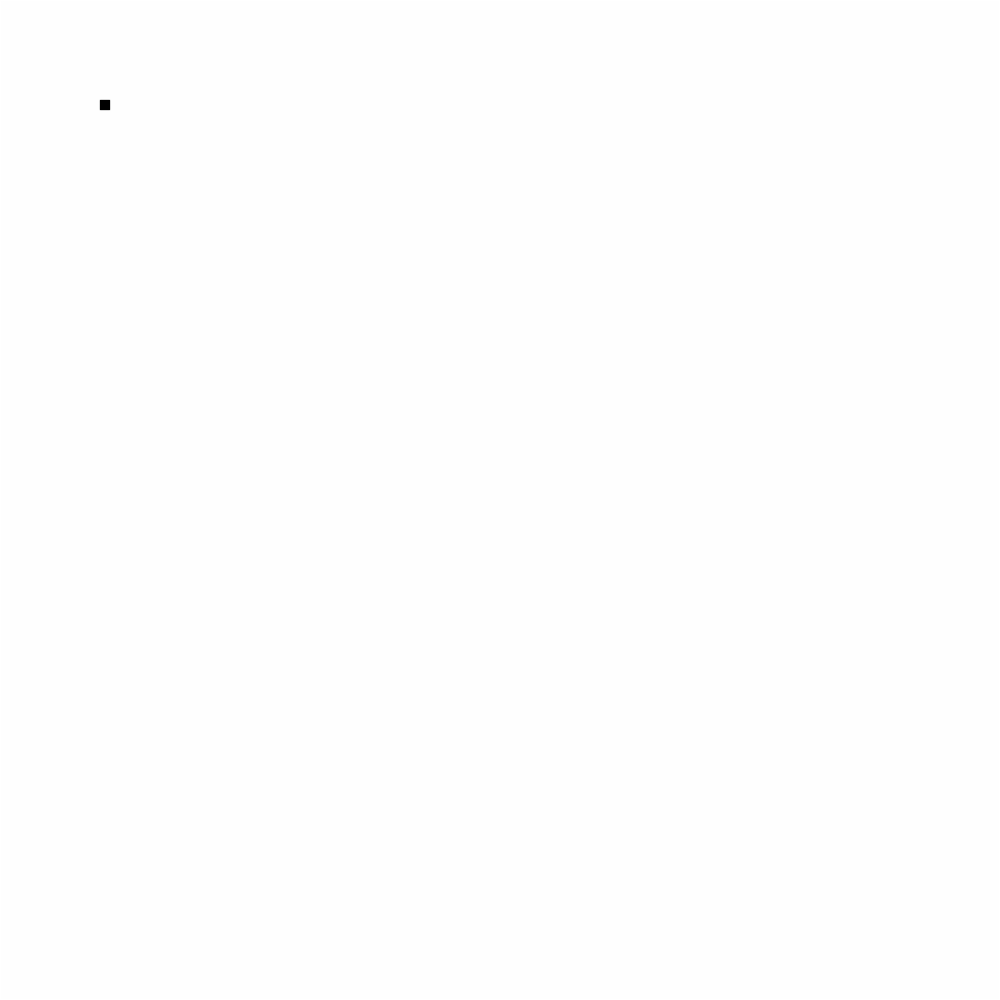
Frame 1 (no input)
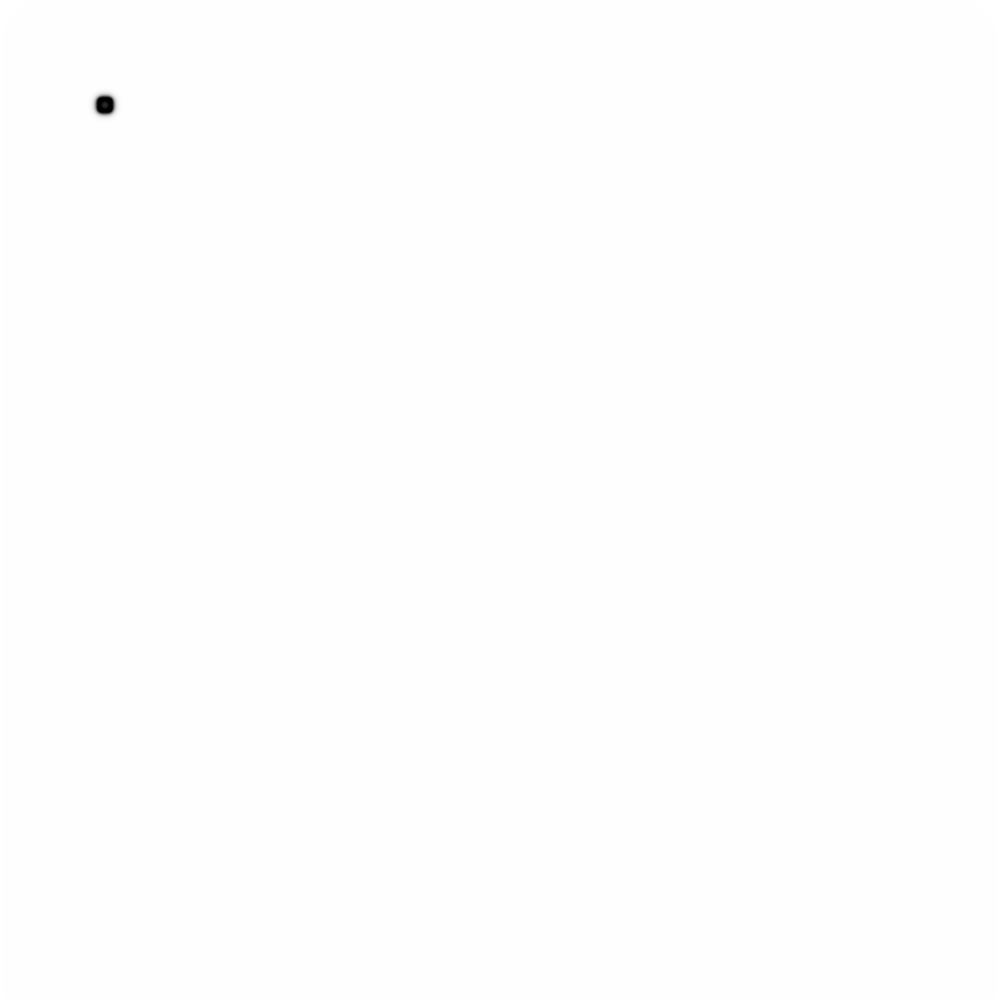
Frame 60 (no input)
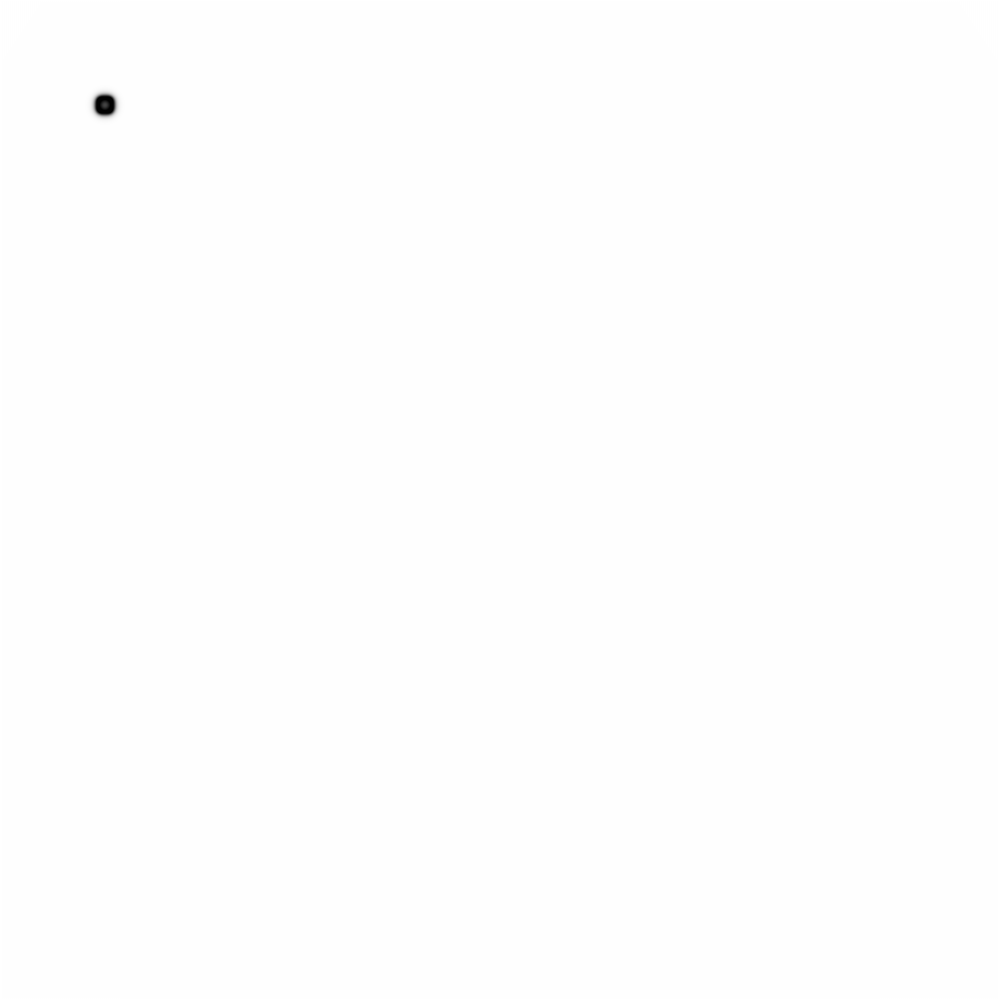
Frame 120 (the mouse pressed at the canvas centre since frame 60)

The p5.js sketch that drew these frames (run headless with seeded random() and noise() and a simulated clock; from frame 60 on, the mouse is pressed at the canvas centre):

// p5.js sketch
// ── sketch.js
// Reaction-Diffusion
// The Coding Train / Daniel Shiffman
// https://thecodingtrain.com/challenges/13-reaction-diffusion
// https://youtu.be/BV9ny785UNc
// https://nebula.tv/videos/the-coding-train-coding-challenge-13-reaction-diffusion-algorithm-in-p5js

// Code from Challenge: https://editor.p5js.org/codingtrain/sketches/govdEW5aE
// Written entirely based on
// http://www.karlsims.com/rd.html

// Also, for reference
// http://hg.postspectacular.com/toxiclibs/src/44d9932dbc9f9c69a170643e2d459f449562b750/src.sim/toxi/sim/grayscott/GrayScott.java?at=default

var grid;
var next;
var dA = 1;
var dB = 0.5;
var feed = 0.055;
var k = 0.062;

function setup() {
  createCanvas(1000, 1000);
  pixelDensity(1);
  grid = [];
  next = [];
  for (var x = 0; x < width; x++) {
    grid[x] = [];
    next[x] = [];
    for (var y = 0; y < height; y++) {
      grid[x][y] = {
        a: 1,
        b: 0
      };
      next[x][y] = {
        a: 1,
        b: 0
      };
    }
  }

  for (var i = 100; i < 110; i++) {
    for (var j = 100; j < 110; j++) {
      grid[i][j].b = 1;
    }
  }

}

function draw() {
  background(51);

  for (var x = 1; x < width - 1; x++) {
    for (var y = 1; y < height - 1; y++) {
      var a = grid[x][y].a;
      var b = grid[x][y].b;
      next[x][y].a = a +
        (dA * laplaceA(x, y)) -
        (a * b * b) +
        (feed * (1 - a));
      next[x][y].b = b +
        (dB * laplaceB(x, y)) +
        (a * b * b) -
        ((k + feed) * b);

      next[x][y].a = constrain(next[x][y].a, 0, 1);
      next[x][y].b = constrain(next[x][y].b, 0, 1);
    }
  }


  loadPixels();
  for (var x = 0; x < width; x++) {
    for (var y = 0; y < height; y++) {
      var pix = (x + y * width) * 4;
      var a = next[x][y].a;
      var b = next[x][y].b;
      var c = floor((a - b) * 255);
      c = constrain(c, 0, 255);
      pixels[pix + 0] = c;
      pixels[pix + 1] = c;
      pixels[pix + 2] = c;
      pixels[pix + 3] = 255;
    }
  }
  updatePixels();


  swap();


}


function laplaceA(x, y) {
  var sumA = 0;
  sumA += grid[x][y].a * -1;
  sumA += grid[x - 1][y].a * 0.2;
  sumA += grid[x + 1][y].a * 0.2;
  sumA += grid[x][y + 1].a * 0.2;
  sumA += grid[x][y - 1].a * 0.2;
  sumA += grid[x - 1][y - 1].a * 0.05;
  sumA += grid[x + 1][y - 1].a * 0.05;
  sumA += grid[x + 1][y + 1].a * 0.05;
  sumA += grid[x - 1][y + 1].a * 0.05;
  return sumA;
}

function laplaceB(x, y) {
  var sumB = 0;
  sumB += grid[x][y].b * -1;
  sumB += grid[x - 1][y].b * 0.2;
  sumB += grid[x + 1][y].b * 0.2;
  sumB += grid[x][y + 1].b * 0.2;
  sumB += grid[x][y - 1].b * 0.2;
  sumB += grid[x - 1][y - 1].b * 0.05;
  sumB += grid[x + 1][y - 1].b * 0.05;
  sumB += grid[x + 1][y + 1].b * 0.05;
  sumB += grid[x - 1][y + 1].b * 0.05;
  return sumB;
}



function swap() {
  var temp = grid;
  grid = next;
  next = temp;
}
